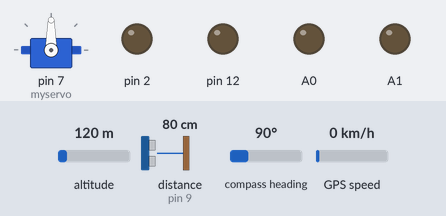
Recording of a sketch running on a simulated Arduino Uno, built with avr-gcc and run on an emulated ATmega328P. Parts: servo, output pins drawn as LEDs (lit = HIGH). The test bench sets the inputs (shaded band); at power-on: compass heading 90°, altitude 120 m, distance to the obstacle (sensor on pin 9) 80 cm, GPS speed 0 km/h. The echo pulse lasts 58.3 µs per cm; the GPS gets a fix after 3 s at 37.7749, -122.4194 with 8 satellites.

Above: at 1.2 s.
1.3 s: compass heading set to 158°
4.9 s: compass heading set to 168°
At 5.3 s:
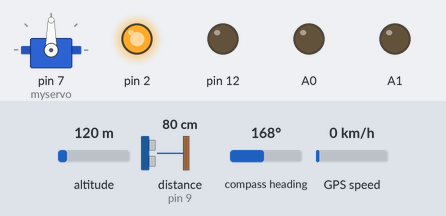
6.4 s: compass heading set to 7°
At 7.6 s:
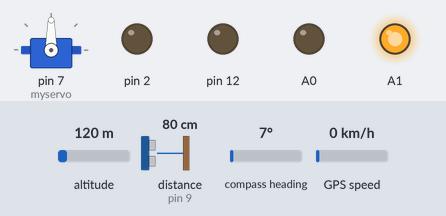
7.9 s: compass heading set to 180°
At 8.8 s:
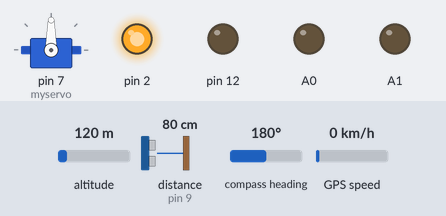
Timing chart, 0 to 10.4 s (numbered marks = the images above; inputs shaded):
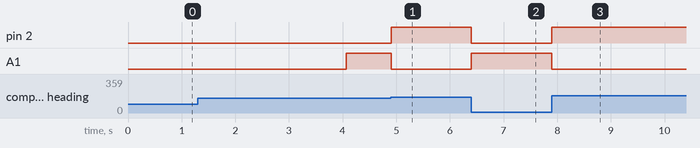

The sketch:

FinalSketch.ino
```cpp
#include <SoftwareSerial.h>
#include <TinyGPS.h>
#include "Wire.h"
#include "I2Cdev.h"
#include "HMC5883L.h"
#include <Servo.h>
#include <NewPing.h>
int vcc = 3;
int trig1 = 8;
int echo1 = 9;
int trig2 = 11;
int echo2 = 10;
int gnd = 4;
long cm1,cm2;
int i=0;
NewPing sonar(trig1,echo1,250);
NewPing sonar2(trig2,echo2,250);
int f1=0;
float heading;
TinyGPS gps;
SoftwareSerial ss(6, 5);
void gpshead();
void stopp();
void rightturn();
void gostraight();
void leftturn();
void turn();
Servo myservo;
float x2lon=radians(72.9154815673),x2lat=radians(19.1287288665);
HMC5883L mag;
int16_t mx, my, mz;
float head,distance=0.0;
void setup() {
 Wire.begin();
 mag.initialize();
 ss.begin(9600);
 pinMode (vcc,OUTPUT);
 pinMode (gnd,OUTPUT);
 pinMode (A0,OUTPUT);
 pinMode (A1,OUTPUT);
 pinMode (12,OUTPUT);
 pinMode (2,OUTPUT);
 myservo.attach(7);
}
void loop() {
  if(f1!=0)
   gostraight();
 cm1=sonar.ping_cm();
 delay(50);
 cm1=sonar.ping_cm();
if(cm1<20&&cm1>0)
{
 mag.getHeading(&mx, &my, &mz);
   heading = atan2(my, mx);
    if(heading < 0)
      heading += 2 * M_PI;
    heading=heading*180/M_PI;
  if((i%2)==0)
 {head=heading+100;
 if (head>360)
 head=head-360;
 /*leftturn();
 myservo.write(180);
 delay(2000);*/
  myservo.write(180);
 i++;}
else
 {head=heading-100;
 if (head<0)
 head=head+360;
/* rightturn();
 myservo.write(0);
 delay(1000);*/
  myservo.write(0);
 i++;
}
  while((heading>head+5) || (heading<head-5))         // this loop turns the bot till its facing (head)degrees east of north
  {
   turn();
   delay(5);
   mag.getHeading(&mx, &my, &mz);
   heading = atan2(my, mx);
   if(heading < 0)
   heading += 2 * M_PI;
   heading=heading*180/M_PI;
   }
stopp();
delay(100);
cm2=sonar2.ping_cm();
delay(50);
cm2+=sonar2.ping_cm();
cm2=cm2/2;
while((cm2<50)&&(cm2>0))
{gostraight();
delay(50);
cm2=sonar2.ping_cm();
delay(50);
cm2+=sonar2.ping_cm();
cm2=cm2/2;}
delay(500);
stopp();
}
 do{
   gpshead();} while(distance==0.0);
  if(distance<20)
  while(1)
   stopp();
  if(f1==0)
   {mag.getHeading(&mx, &my, &mz);
   heading = atan2(my, mx);
    if(heading < 0)
      heading += 2 * M_PI;
    heading=heading*180/M_PI;


  while((heading>head+5) || (heading<head-5))
  {
   turn();
   delay(5);
   mag.getHeading(&mx, &my, &mz);
   heading = atan2(my, mx);
   if(heading < 0)
   heading += 2 * M_PI;
   heading=heading*180/M_PI;
   }
   f1=4;
   }
 f1--;
}
void turn()
{float tur=heading-head;
  if(tur<0.0)
  {if(tur>-180.0)
  leftturn();
  else
  rightturn();}
  else
  {if(tur<180.0)
  rightturn();
  else leftturn();}
}
void gostraight()
{ digitalWrite(A0,LOW);
  digitalWrite(A1,HIGH);
  digitalWrite(12,LOW);
  digitalWrite(2,HIGH);
}
void stopp()
{
  digitalWrite(A0,LOW);
  digitalWrite(A1,LOW);
  digitalWrite(12,LOW);
  digitalWrite(2,LOW);
}
void rightturn()
{ digitalWrite(A0,LOW);
  digitalWrite(A1,HIGH);
  digitalWrite(12,LOW);
  digitalWrite(2,LOW);
}
void leftturn()
{ digitalWrite(A0,LOW);
  digitalWrite(A1,LOW);
  digitalWrite(12,LOW);
  digitalWrite(2,HIGH);
}
void gpshead()
{
bool newData = false;
for (unsigned long start = millis(); millis() - start < 1000;)
  {
    while (ss.available())
    {
      char c = ss.read();
      // Serial.write(c); // uncomment this line if you want to see the GPS data flowing
      if (gps.encode(c)) // Did a new valid sentence come in?
        newData = true;
    }
  }
if (newData)
{
float flat1, flon1;
unsigned long age;
gps.f_get_position(&flat1, &flon1, &age);
flon1 = radians(flon1);  //also must be done in radians
flat1 = radians(flat1);  //also must be done in radians
head = atan2(sin(x2lon-flon1)*cos(x2lat),cos(flat1)*sin(x2lat)-sin(flat1)*cos(x2lat)*cos(x2lon-flon1));
head = head*180/3.1415926535;  // convert from radians to degrees
float dist_calc=0;
float diflat=0;
float diflon=0;
diflat=x2lat-flat1;  //notice it must be done in radians
diflon=(x2lon)-(flon1);   //subtract and convert longitudes to radians
distance = (sin(diflat/2.0)*sin(diflat/2.0));
dist_calc= cos(flat1);
dist_calc*=cos(x2lat);
dist_calc*=sin(diflon/2.0);
dist_calc*=sin(diflon/2.0);
distance +=dist_calc;
distance=(2*atan2(sqrt(distance),sqrt(1.0-distance)));
distance*=6371000.0; //Converting to meters
if(head<0){
 head+=360;   //if the heading is negative then add 360 to make it positive
}
}
else
{
  head=0.0;
  distance=0.0;
 }
}
```

Measured:
- the behaviour switches between 162 and 163° on compass heading (found by bisection; images 0 and 1)
- after the input at 4.9 s, pin 2: LOW → HIGH at once; A1: HIGH → LOW at once
- after the input at 6.4 s, pin 2: HIGH → LOW at once; A1: LOW → HIGH at once
- after the input at 7.9 s, pin 2: LOW → HIGH at once; A1: HIGH → LOW at once
